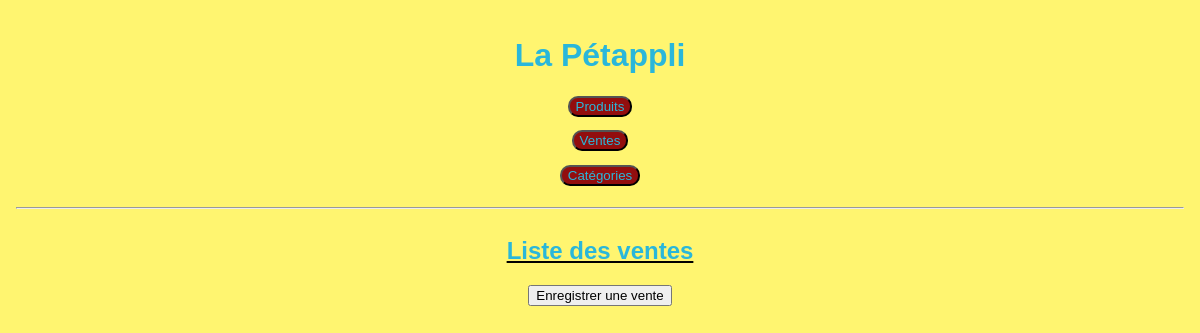
The app's page /index.php?page=ventes, older data.
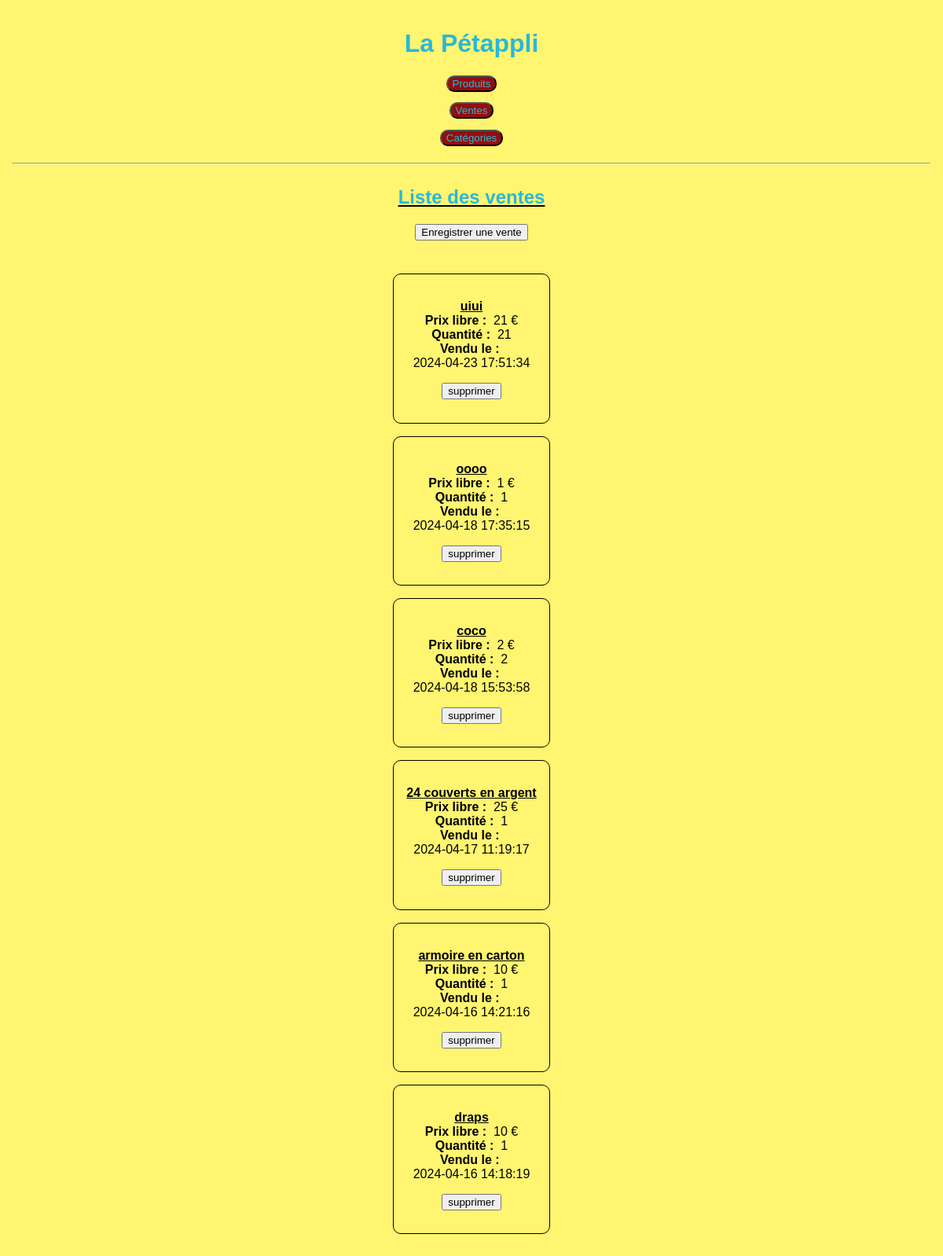
The same page, newer data.
### tables this page shows
CREATE TABLE `ventes` (
  `id_vente` int(11) NOT NULL AUTO_INCREMENT,
  `quantite` int(11) NOT NULL DEFAULT 1,
  `date_vente` datetime NOT NULL DEFAULT current_timestamp(),
  `prix_libre` float DEFAULT NULL,
  `id_produit` int(11) NOT NULL,
  PRIMARY KEY (`id_vente`),
  KEY `id_produit` (`id_produit`),
  CONSTRAINT `ventes_ibfk_1` FOREIGN KEY (`id_produit`) REFERENCES `produits` (`id_produit`) ON DELETE NO ACTION ON UPDATE CASCADE
);

CREATE TABLE `produits` (
  `id_produit` int(11) NOT NULL AUTO_INCREMENT,
  `nom_produit` varchar(150) NOT NULL,
  `description` text DEFAULT NULL,
  `date_enregistrement` datetime NOT NULL DEFAULT current_timestamp(),
  `cout_reparation` float DEFAULT 0,
  `temps_passe` time DEFAULT NULL,
  `vendu` tinyint(4) NOT NULL DEFAULT 0,
  `id_sous_categorie` int(11) NOT NULL,
  PRIMARY KEY (`id_produit`),
  KEY `id_categorie` (`id_sous_categorie`),
  CONSTRAINT `produits_ibfk_1` FOREIGN KEY (`id_sous_categorie`) REFERENCES `sous_categories` (`id_sous_categorie`) ON DELETE NO ACTION ON UPDATE NO ACTION
);

### controllers/vente.controller.php (called while the page is built, shortened)
<?php
require('model/VenteManager.php');
class VenteController{
    public function listVentes(){
        $venteManager = new VenteManager();
        $reponse = $venteManager->getVentes();
        require ('views/vente.view.php');
    }
}

### model/VenteManager.php (called while the page is built, shortened)
<?php
class VenteManager extends Manager{
    public function getVentes(){
        $bd = $this->connexion();
        $reponse = $bd->query(
            'SELECT v.id_vente, v.quantite, v.date_vente, v.prix_libre,
             p.nom_produit, p.id_produit, p.date_enregistrement
             FROM ventes v
             INNER JOIN produits p
             ON v.id_produit = p.id_produit
             ORDER BY `date_vente` DESC');
        return $reponse;
    }
}

### views/vente.view.php (the view, shortened to what this page needs)
<u><h2>Liste des ventes</h2></u>
<a href='index.php?page=formProduit'> <button class="ajout">Enregistrer une vente</button></a>
<div>
    <?php
        while($vente= $reponse->fetch()) {
    ?>
        <div class="card">
            <p>
		<u><b><?= $vente['nom_produit']?></b></u><br>
                <b>Prix libre&nbsp;:&nbsp;</b> <?=$vente['prix_libre'] ?> €<br>
                <b>Quantité&nbsp;:&nbsp;</b> <?=$vente['quantite'] ?><br>
                <b>Vendu le&nbsp;:&nbsp;</b><br> <?= $vente['date_vente'] ?>
            </p>
	    <input class="suppr" type="button" value="supprimer"
		   onclick="suppression(<?=$vente['id_vente']?>, 'vente')"><br>
        </div>
    <?php
        }
        require('base.view.php');
    ?>

Row changes from the older to the newer data that the page shows:
added ventes: id_produit.nom_produit "uiui", prix_libre "21", quantite "21", date_vente "2024-04-23 17:51:34"
added ventes: id_produit.nom_produit "oooo", prix_libre "1", quantite "1", date_vente "2024-04-18 17:35:15"
added ventes: id_produit.nom_produit "coco", prix_libre "2", quantite "2", date_vente "2024-04-18 15:53:58"
added ventes: id_produit.nom_produit "24 couverts en argent", prix_libre "25", quantite "1", date_vente "2024-04-17 11:19:17"
added ventes: id_produit.nom_produit "armoire en carton", prix_libre "10", quantite "1", date_vente "2024-04-16 14:21:16"
added ventes: id_produit.nom_produit "draps", prix_libre "10", quantite "1", date_vente "2024-04-16 14:18:19"
